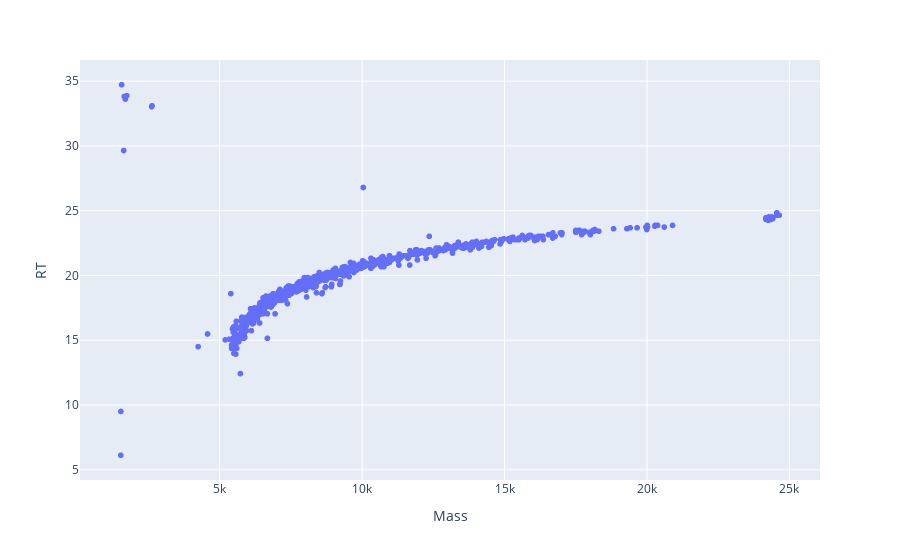

Here is the notebook cell this chart was saved with:
### Code cell
# plotly_zones(dfm_l, dfm_r)
# plotly_zone(dfm_mock)
# plotly_zone(dfm_rsv)
plotly_zone(dfm_shifts)

### Figure 1 — Plotly figure (JSON) as saved in the notebook; plotly's stock layout.template omitted (floating-point values rounded to 4 significant figures; data arrays with more than 128 entries replaced by an {"elided": "..."} marker saying what was removed)
{"data": [{"hovertemplate": "Mass=%{x}<br>RT=%{y}<extra></extra>", "legendgroup": "", "marker": {"color": "#636efa", "symbol": "circle"}, "mode": "markers", "name": "", "showlegend": false, "type": "scattergl", "x": {"elided": "1075 float values"}, "xaxis": "x", "y": {"elided": "1075 float values"}, "yaxis": "y"}], "layout": {"legend": {"tracegroupgap": 0}, "margin": {"t": 60}, "xaxis": {"anchor": "y", "domain": [0, 1], "title": {"text": "Mass"}}, "yaxis": {"anchor": "x", "domain": [0, 1], "title": {"text": "RT"}}}}
